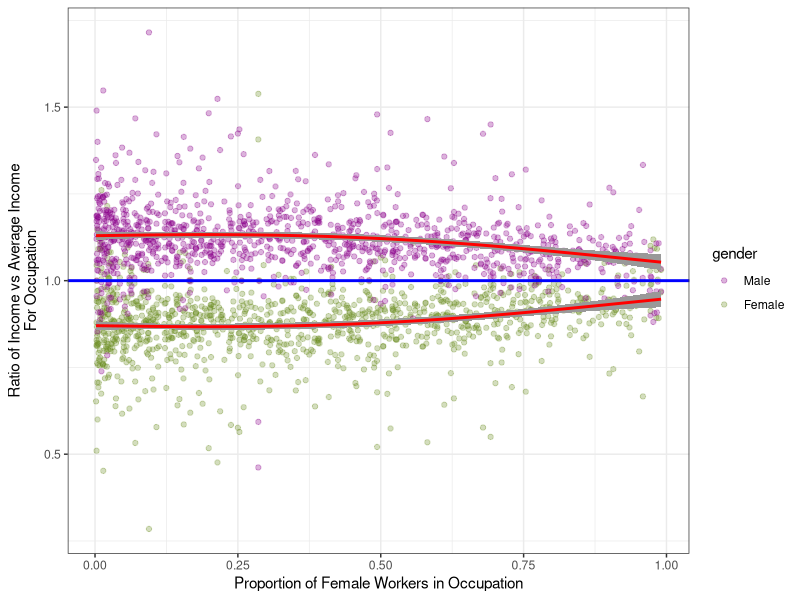

This chart was generated by the following R code:
library(tidyverse)

#read in data
raw_dat<-read_csv("week4_australian_salary.csv")

#set colors
pal<-c("DarkMagenta", "OliveDrab")

#transform data
#calculate female income 'f_income', male income 'f_income' for each occupation
#calculate average income for occupation
#calculate female count of individuals f_count, 
#calculate male count of individuals m_count
#calculate total number of individtual workers 'tot_workers'
#calculate the female income ratio to the average income per occupation
#calculate the male income ratio to the average income per occupation
#calculate the ratio of female to male workers for each occupation
#greater the proportion of women, the closer to 1

dat<-raw_dat %>% group_by(occupation) %>% 
  summarise(f_income=mean(average_taxable_income[gender=="Female"]),
            m_income=mean(average_taxable_income[gender=="Male"]),
            avg_income=mean(average_taxable_income),
            f_count=mean(individuals[gender=="Female"]),
            m_count=mean(individuals[gender=="Male"]),
            tot_workers=sum(individuals)) %>% 
  mutate(f_ratio_income=f_income/avg_income, 
         m_ratio_income=m_income/avg_income, 
         f_ratio_workers=f_count/tot_workers,
         diff=abs(m_ratio_income-f_ratio_income)) %>% 
  filter(!is.nan(m_income), !is.nan(f_income))

#create a long df with the key gender for grouping/coloring in plot
plot_dat<-select(dat,occupation, f_ratio_workers, f_ratio_income, m_ratio_income) %>% 
  gather(key=gender, value=income_ratio, 3:4 )


#plot the gendered income ratio showing proportion above or below average,
#group by gender to produce separate gam lines, use color=gender to separate out
#the points
#average income proportion = 1, marked by blue line

ggplot(plot_dat, aes(x=f_ratio_workers, y=income_ratio, group=gender))+
  geom_point(aes(color=gender), alpha=0.3)+
  scale_color_manual(values=pal,
                     breaks=c("m_ratio_income", "f_ratio_income"),
                     labels=c("Male", "Female"))+
  geom_smooth(aes(x=f_ratio_workers, y=income_ratio), size=1, color="red", alpha=1.0)+
  geom_hline(aes(yintercept=1), size=1,color="blue")+
  labs(x="Proportion of Female Workers in Occupation", y="Ratio of Income vs Average Income\nFor Occupation")+
  theme_bw()
